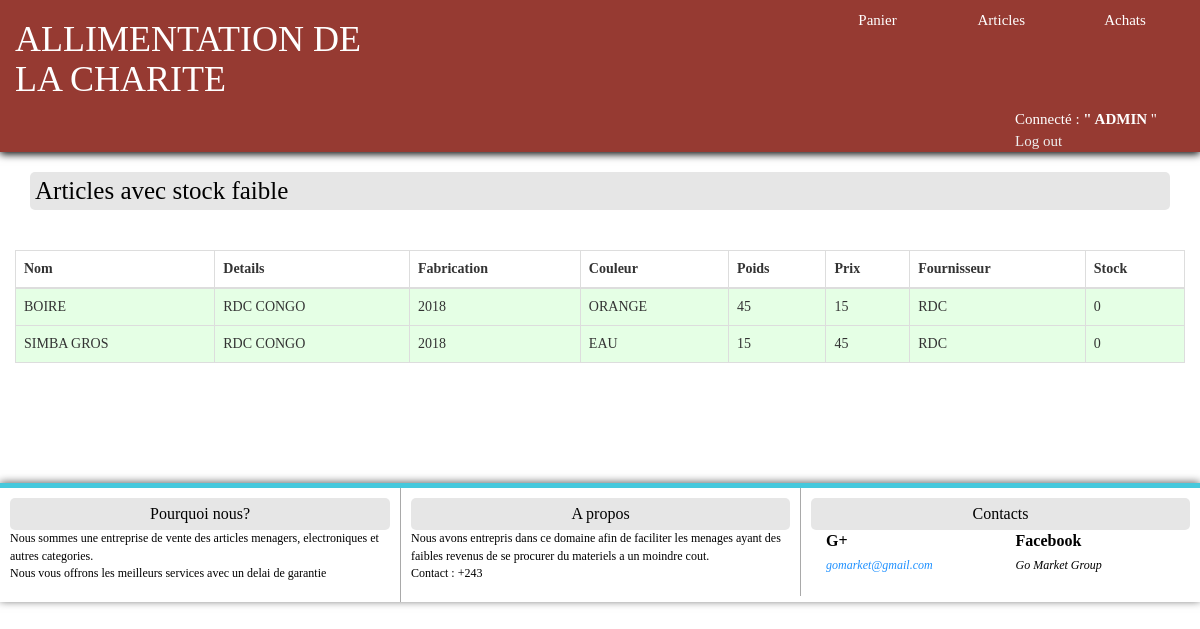
Screenshot of /articlesStockFaible.php (signed in) with the database file from the repository.
### tables this page shows
CREATE TABLE `tarticle` (
  `id_article` int(11) NOT NULL,
  `nomArticle` varchar(50) NOT NULL,
  `detailArticle` varchar(255) NOT NULL,
  `anneeFabrication` varchar(5) NOT NULL,
  `couleurArticle` varchar(10) NOT NULL,
  `poidsArticle` varchar(10) NOT NULL,
  `prixUnitArticle` varchar(10) NOT NULL,
  `img_article` varchar(500) NOT NULL,
  `quantiteStock` int(11) DEFAULT '0',
  `fournisseurArticle` varchar(50) DEFAULT NULL
);

### articlesStockFaible.php (the view, shortened to what this page needs)
<!DOCTYPE html>
<html>
    <head>
        <link rel="stylesheet" href="css/bootstrap.css">
        <link rel="stylesheet" href="css/style.css">
    </head>
    <body>
        <div class="container-fluid" id="header">
            <?php
                include ("include/header.php");
            ?>
        </div>
        <div class="container" id="container">
            <h2 id="block-header" style="text-align: left;">Articles avec stock faible</h2><br>
            <div class="row">
                <table class="table table-striped table-bordered">
                    <thead>
                        <tr>
                            <th>Nom</th>
                            <th>Details</th>
                            <th>Fabrication</th>
                            <th>Couleur</th>
                            <th>Poids</th>
                            <th>Prix</th>
                            <th>Fournisseur</th>
                            <th>Stock</th>
                        </tr>
                    </thead>
                    <br>
                    <tbody>
                        <?php
                        include 'include/config.php';
                        $result=mysqli_query($con, "select nomArticle, detailArticle, anneeFabrication, couleurArticle, poidsArticle, prixUnitArticle, fournisseurArticle, quantiteStock  from tArticle where quantiteStock<10");
                        while ($row=mysqli_fetch_array($result))
                        {
                            ?>
                                <tr style="background:rgba(0, 255, 0, 0.1);">
                                    <td><?php echo $row["nomArticle"];?></td>
                                    <td><?php echo $row["detailArticle"];?></td>
                                    <td><?php echo $row["anneeFabrication"];?></td>
                                    <td><?php echo $row["couleurArticle"];?></td>
                                    <td><?php echo $row["poidsArticle"];?></td>
                                    <td><?php echo $row["prixUnitArticle"];?></td>
                                    <td><?php echo $row["fournisseurArticle"];?></td>
                                    <td><?php echo $row["quantiteStock"];?></td>
                                </tr>
                            <?php
                            }
                            ?>
                    </tbody>
                </table>
            </div><br><br><br>
        </div>
    <br>
    <div class="container-fluid" id="footer">
        <?php
            include ("include/footer.php");
        ?>
    </div>
    </body>
</html>

### css/style.css (style rules this page uses)
html { height: 100%; margin: 0; padding: 0; position: relative; }
body { min-width: 100%; min-height: 100%; background-size:cover; background-repeat: no-repeat; }
body:after { opacity: 0.2; }
.container-fluid { color: #fff; width: 100%; }
#header { background-color: #963a32; box-shadow: 0px 2px 8px 0px black; font-family: "Century Gothic"; font-size: 15px; width: 100%; }
.container { margin-top: 20px; font-family: "Century Gothic"; }
#block-header { color: black; font-family: "Century Gothic"; text-align: center; font-size: 25px; background: rgb(230, 230, 230); border-radius: 5px; padding: 5px; margin: 0; }
#footer { bottom: 0px; width: 100%; background: white; box-shadow: 0px -1px 8px 0px dimgray; color: #000; margin-top: 20px; }

### rows the page displays
tarticle: nomArticle "BOIRE", detailArticle "RDC CONGO", anneeFabrication "2018", couleurArticle "ORANGE", poidsArticle "45", prixUnitArticle "15", fournisseurArticle "RDC", quantiteStock "0"
tarticle: nomArticle "SIMBA GROS", detailArticle "RDC CONGO", anneeFabrication "2018", couleurArticle "EAU", poidsArticle "15", prixUnitArticle "45", fournisseurArticle "RDC", quantiteStock "0"

### other values shown
$_SESSION["username"] "ADMIN"
